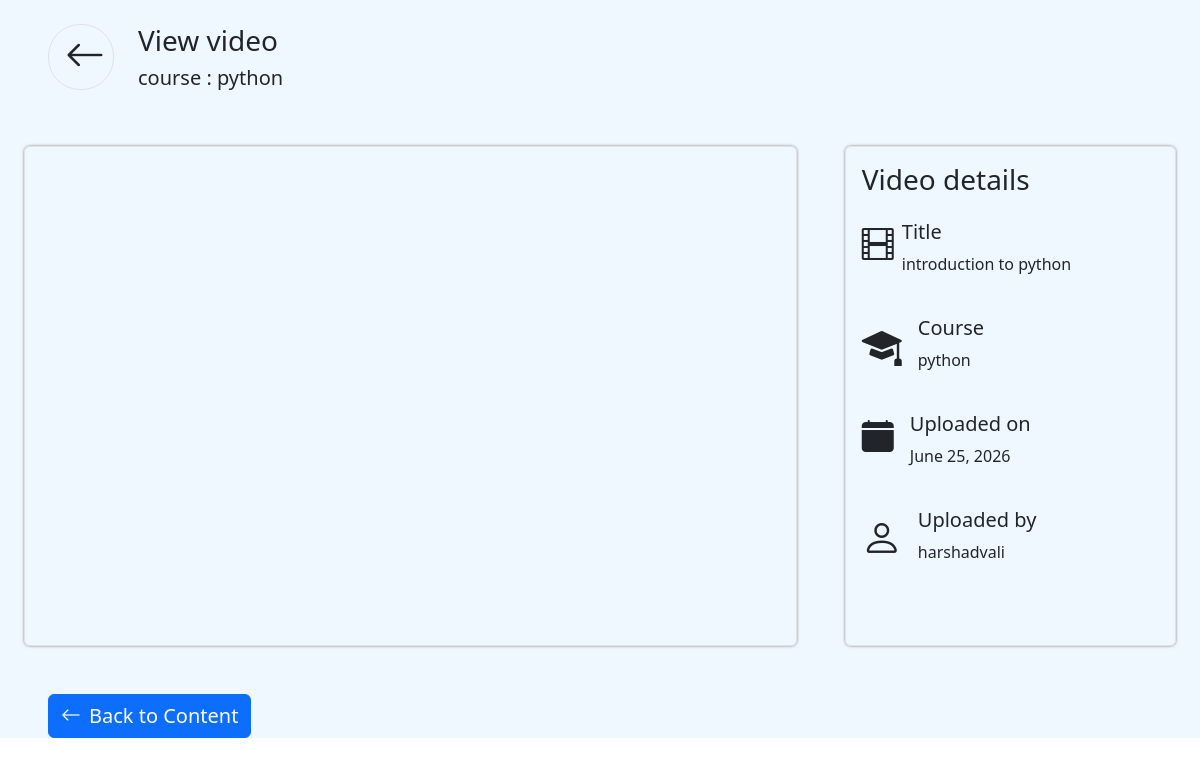
/view_video/151/ (signed in), run on the app's committed database.
### app/models.py (models this page shows, shortened)
class CourseContent(models.Model):
    course = models.ForeignKey(Course , on_delete = models.CASCADE)
    title = models.CharField(max_length = 100)
    video = models.CharField(max_length = 100 , null = True , blank = True)
    pdf = models.CharField(max_length = 100 , null = True , blank = True)
    upload_date = models.DateField(auto_now_add = True)
    uploaded_by = models.ForeignKey(Trainer , on_delete = models.CASCADE)

class Course(models.Model):
    cid = models.IntegerField(primary_key = True)
    cname = models.CharField(max_length = 20 , unique = True)
    description = models.CharField(max_length = 200)
    price = models.IntegerField()
    duration = models.CharField(max_length = 20)
    cimage = models.ImageField(upload_to = 'course_images')
    def __str__(self):
        return self.cname

class Trainer(models.Model):
    tid = models.AutoField(primary_key = True)
    tname = models.CharField(max_length = 30)
    tsal = models.IntegerField()
    temail = models.EmailField(max_length = 40 , unique = True )
    experience = models.CharField(max_length = 40)
    specializtion = models.CharField(max_length = 20)
    tpassword = models.CharField()
    profile_pic = models.ImageField(upload_to = 'trainer_images' , null = True , blank = True)
    cid = models.ManyToManyField(Course)
    dateofjoined = models.DateField(auto_now_add = True)
    def __str__(self):
        return self.tname

### app/views.py (the view)
# urls.py: path('view_video/<id>/' , view_video , name = 'view_video'),
def view_video(request , id):
    tid = request.session.get('tid')
    if tid:
        cvo = CourseContent.objects.get(id = id)
        if cvo.video:
            cvo.video_url = get_drive_file_url(cvo.video)
        print(cvo.video_url)
    else:
        return redirect('homepage')
    d = {'cvo':cvo}
    return render(request , 'view_video.html' , d)

### app/google_drive.py (called while the page is built)
def get_drive_file_url(file_id):
    return f"https://drive.google.com/file/d/{file_id}/preview?usp=sharing"

### templates/view_video.html (shortened to what this page needs)
{% load static %}
<!DOCTYPE html>
<html lang="en">
<head>
    <link rel="stylesheet" href="{% static 'css/bootstrap.css' %}?v=1">
    <link href="https://cdn.jsdelivr.net/npm/bootstrap-icons@1.11.3/font/bootstrap-icons.css" rel="stylesheet">
</head>
<body>
    <div class="main-block pt-4">
        <div class="d-flex ms-5">
            <a href="{% url 'display_course_content' %}" class="text-dark border rounded-5 ps-3 mb-2 pe-2">
                <i class="bi bi-arrow-left fs-1"></i>
            </a>
            <div class="ms-4">
                <h3 class="">View video</h3>
                <h5 class="">course : {{ cvo.course }}</h5>
            </div>
        </div>
        <div class="d-flex ms-4 me-4 mt-5">
            <div class="videoBlock h-45 border rounded-2 me-5">
                {% if cvo.video %}
                    <iframe src="{{ cvo.video_url }}" allow="autoplay" class="w-100 h-100" frameborder="0"></iframe>
                {% endif %}
            </div>
            <div class="detailsBlock h-45 border pb-3 rounded-2">
                <div class="ms-3 mt-3">
                    <h3 class="">Video details</h3>
                    <div class="mt-4 mb-4 d-flex">
                        <i class="bi bi-film fs-2"></i>
                        <div class="ms-2">
                            <h5 class="">Title</h5>
                            <p class="">{{ cvo.title }}</p>
                        </div>
                    </div>
                    <div class="mt-3 mb-4 d-flex">
                        <i class="bi bi-mortarboard-fill fs-1"></i>
                        <div class="ms-3">
                            <h5 class="">Course</h5>
                            <p class="">{{ cvo.course }}</p>
                        </div>
                    </div>
                    <div class="mt-3 mb-4 d-flex">
                        <i class="bi bi-calendar-fill fs-2"></i>
                        <div class="ms-3">
                            <h5 class="">Uploaded on </h5>
                            <p class="">{{ cvo.upload_date }}</p>
                        </div>
                    </div>
                    <div class="mt-3 d-flex">
                        <i class="bi bi-person fs-1"></i>
                        <div class="ms-3">
                            <h5 class="">Uploaded by</h5>
                            <p class="">{{ cvo.uploaded_by }}</p>
                        </div>
                    </div>
                </div>
            </div>
        </div>
        <a href="{% url 'display_course_content' %}" class=" btn btn-primary fs-5 mt-5 ms-5">
            <i class="bi bi-arrow-left me-2"></i>Back to Content
        </a>
    </div>
</body>
</html>

### templates/view_video.html (style rules this page uses)
.main-block { background-color: aliceblue; }
.videoBlock { width: 70%; }
.detailsBlock { width: 30%; }
.h-45 { height: 500px; box-shadow: 0px 0px 3px grey; }

### data on the page
CourseContent: course "python", title "introduction to python", upload_date "June 25, 2026", uploaded_by "harshadvali"
